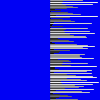
Frame 1 (no input)
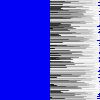
Frame 60 (the mouse pressed at the canvas centre just before this capture)
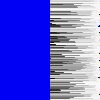
Frame 120 (the mouse held since frame 60 and released just before this capture)

The Processing sketch that drew these frames (run headless with seeded random() and noise(); from frame 60 on, the mouse is pressed at the canvas centre):

// Processing sketch: processing_88864
// ── processing_88864.pde

void setup() {
  background(500, 500);
}

void draw() {
  for (int i = 0; i < 100; i++) {
  float r = random(50);
  stroke(r*5);
  line(50, i, 50+r, i);
}
for (int i = 0; i < 100; i++) {
  float r = random(-50, 50);
  println(r);
}

}
